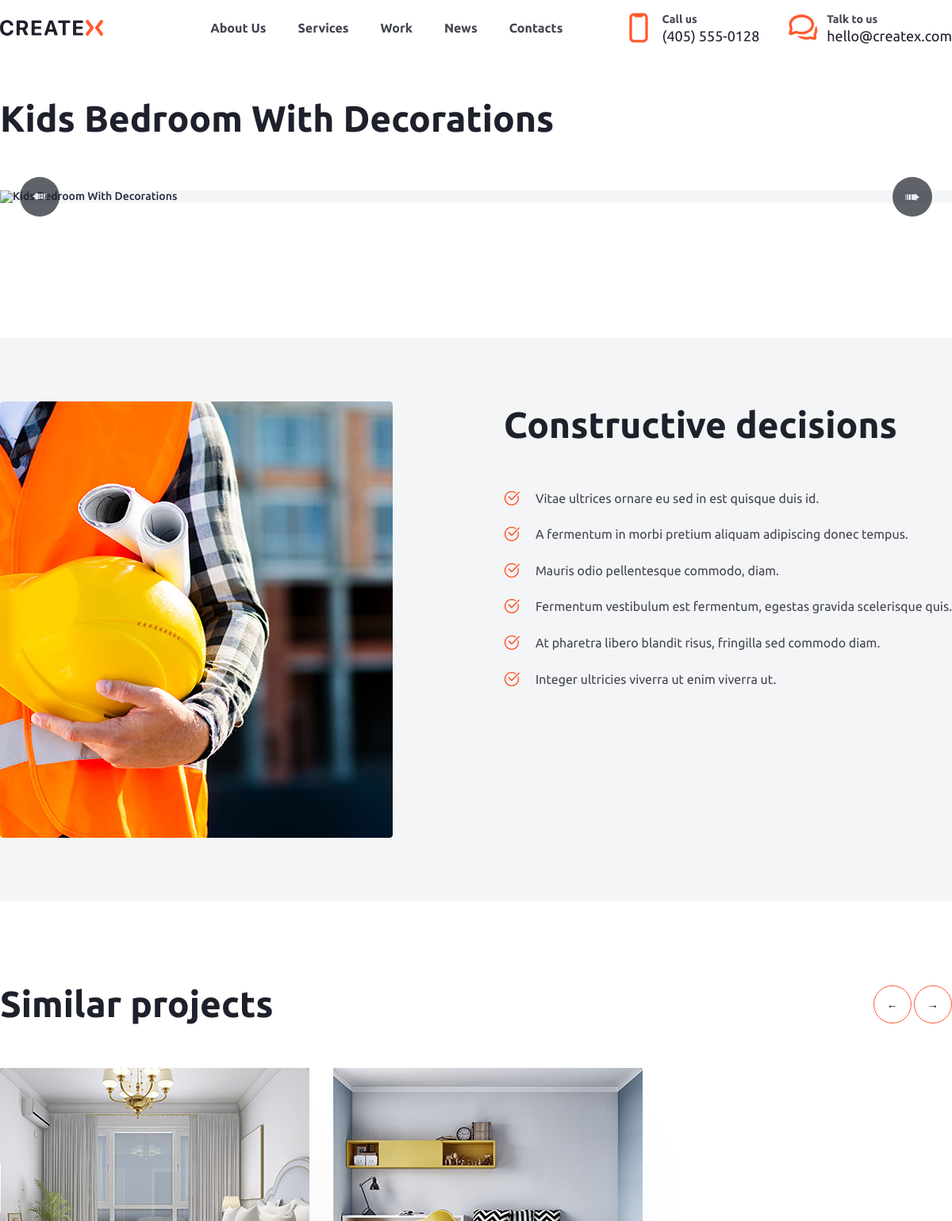
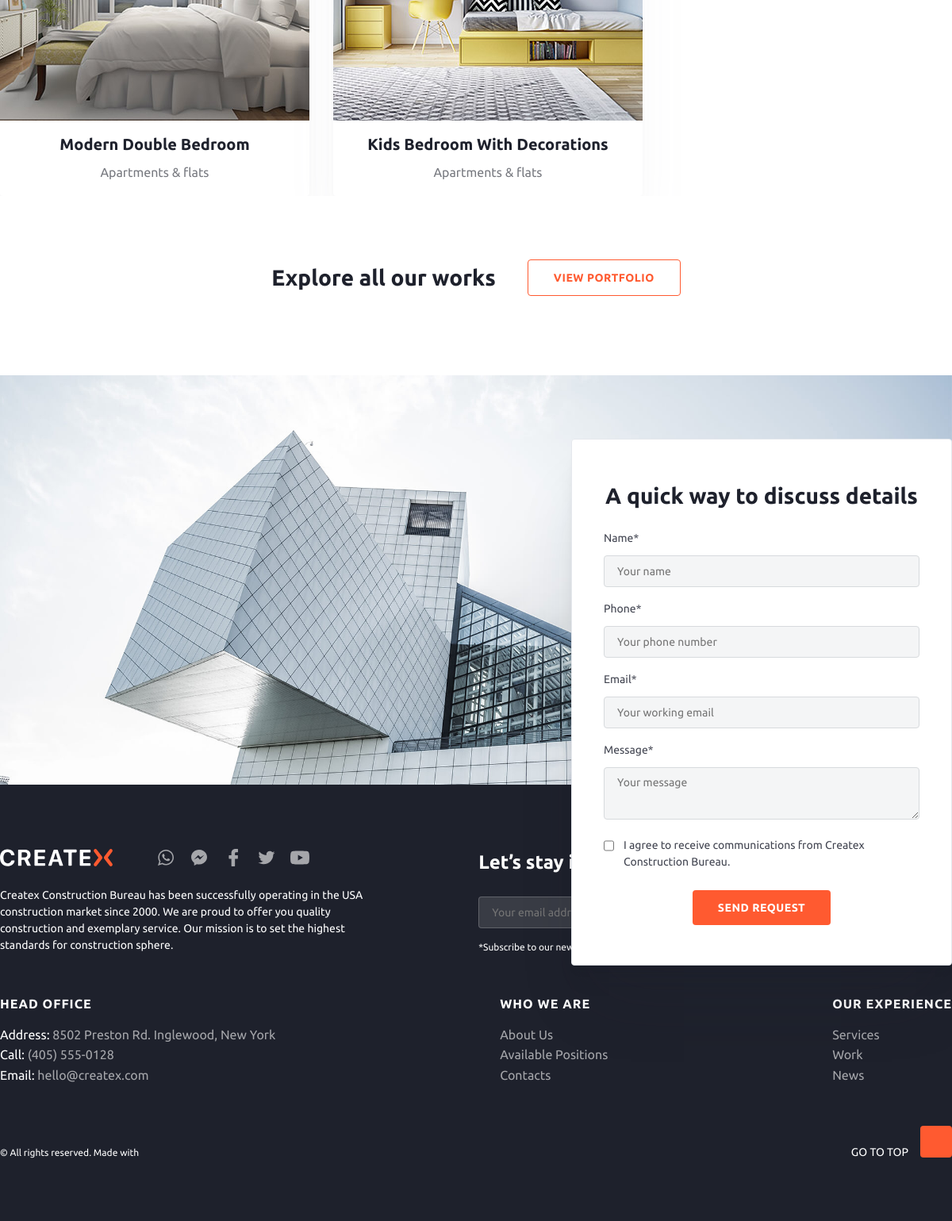
The page /work/kids-bedroom-with-decorations on the database its author committed (2 pictures, top to bottom).
### work/models.py (models this page shows, shortened)
class OurWork(models.Model):
    title = models.CharField(max_length=100, verbose_name='Заголовок проекта')
    slug = models.SlugField(max_length=125,unique=True, db_index=True, verbose_name='URL-проекта' )
    objectID = models.ForeignKey(ObjectsOfOurWork, on_delete=models.CASCADE, verbose_name='Объект проекта')
    img = models.ImageField(upload_to='work/%Y/%m/%d/', verbose_name='Главное фото проекта')
    workServicesID = models.ForeignKey(OurServices,on_delete=models.CASCADE, verbose_name='Вид услуги проекта')
    def __str__(self):
        return f'{self.title}'
    class Meta:
        verbose_name = "Выполненный проект"
        verbose_name_plural = "Выполненные проекты"

class ObjectsOfOurWork(models.Model):
    name = models.CharField(max_length=150, verbose_name='Объект работы')
    def __str__(self):
        return f'{self.name}'
    class Meta:
        verbose_name = "Объект проекта"
        verbose_name_plural = "Объекты проектов"

### work/views.py (the view)
# urls.py: path('<slug:slug>',WorkDetail.as_view(), name='workDetail'),#Страница - услуга детально
class WorkDetail(FormsMixin,DetailView):
    model = OurWork
    template_name = 'work/workDetailPage.html'
    context_object_name = 'work'
    slug_url_kwarg = 'slug'
    def get_context_data(self, **kwargs):
        context = super().get_context_data(**kwargs)
        c_def = self.get_user_context()
        context['title'] = context['object']
        context['first_slide'] = context['object'].photosliderwork_set.first()
        context['sliderForm'] = OurWork.objects.filter(objectID__name = context['object'].objectID)
        context['slider_name'] = 'Similar projects'
        context = dict(list(context.items()) + list(c_def.items()))
        return context

### createx/utils.py (called while the page is built)
    def get_user_context(self,**kwargs):
        context = kwargs
        context['AskFromUserForm'] = AskFromUserForm
        context['UserSubscribeForm'] = UserSubscribeForm
        context['DiscussForUserForm'] = DiscussForUserForm
        return context

### createx/templates/work/workDetailPage.html (shortened to what this page needs)
{% extends "base.html" %}
{% load createx_tag %}
{% load static %}
{% block content %}
<section class="work_slider_main_block">
	<div class="work_slider_block">
		<h2 class="h2_46">{{work.title}}</h2>
		<div class="big_photo_slider_block">
			<div class="sliderBtn">
				<button class="sliderBtnLeft">
					&#10144;
				</button>
				<button class="sliderBtnRight">
					&#10144;
				</button>
			</div>
			<img src="{{first_slide.imgWork.url}}" alt="{{work.title}}" class="slider_big_photo">
		</div>
	</div>
</section>
<section class="about_project_main_block">
</section>
<section class="constructive_decisions_block">
	<div class="constructive_decisions">
		<div class="constructive_ecisions_block_img">
			<img src="{% static 'img/work/image.jpg' %}" alt="Фото">
		</div>
		<div class="constructive_decisions_content">
			<h2 class="h2_46">Constructive decisions</h2>
			<ul class="constructive_decisions_list">
				<li class="constructive_decisions_item">Vitae ultrices ornare eu sed in est quisque duis id.</li>
				<li class="constructive_decisions_item">A fermentum in morbi pretium aliquam adipiscing donec tempus.</li>
				<li class="constructive_decisions_item">Mauris odio pellentesque commodo, diam.</li>
				<li class="constructive_decisions_item">Fermentum vestibulum est fermentum, egestas gravida scelerisque quis.</li>
				<li class="constructive_decisions_item">At pharetra libero blandit risus, fringilla sed commodo diam.</li>
				<li class="constructive_decisions_item">Integer ultricies viverra ut enim viverra ut.</li>
			</ul>
		</div>
	</div>
</section>
<section class="slider_links">
	{% include 'include/slider_form.html' %}
			<div class="block_links_to_page">
				<h3 class="h3_28">Explore all our works</h3>
				<a href="{% url 'work' %}">
					<button class="link_btn">View portfolio</button>
				</a>
			</div>
</section>
{% endblock content %}

### createx/templates/include/slider_form.html (shortened to what this page needs)
{% load static %}
<section class="main_slider_form_block">
	<div class="main_slider_form_header">
		<h2 class="h2_46 slider_h2_header">{{slider_name}}</h2>
		<div class="sliderBntRev">
			<button class="leftSliderRev">&#8592</button>
			<button class="rightSliderRev">&#8594</button>
		</div>
	</div>
	<div class="slider_form_content_relative">
		<div class="slider_form_content_absolute">
			{% for slider in sliderForm %}
				<div class="data_item">
					<div class="data_item_img_bg">
						<img src="{{slider.img.url}}" alt="{{work.title}}" class="data_item_img">
					</div>
					<h3 class="panel_h3_center_20">{{slider.title}}</h3>
					<p class="panel_p_center_16">{{slider.objectID}}</p>
					<div class="data_item_links">
					</div>
				</div>
			{% endfor %}
		</div>
	</div>
</section>

### createx/static/css/min_style.css (style rules this page uses)
* { padding: 0; margin: 0; border: 0; box-sizing: border-box; }
*,*:before,*:after { -moz-box-sizing: border-box; -webkit-box-sizing: border-box; box-sizing: border-box; }
html,body { height: 100%; width: 100%; font-size: 100%; line-height: 1; font-size: 14px; -ms-text-size-adjust: 100%; -moz-text-size-adjust: 100%; -webkit-text-size-adjust: 100%; font-family: Montserrat; font-weight: 500; color: rgba(37, 43, 66, 1); }
input,button,textarea { font-family:inherit; }
button { cursor: pointer; }
a, a:visited { text-decoration: none; }
ul { margin: 0; padding: 0; }
ul li { list-style: none;margin: 0;padding: 0; }
img { vertical-align: top; }
p { margin: 0; padding: 0; }
h1,h2,h3,h4,h5,h6 { font-size:inherit;font-weight: 400;margin: 0;padding: 0; }

### createx/static/css/statick_style.css (style rules this page uses)
.h2_46 { color: var(--gray-900, #1E212C); font-size: 46px; font-weight: 700; line-height: 130%; }
.panel_h3_center_20 { color: var(--gray-900, #1E212C); text-align: center; font-size: 20px; font-weight: 700; line-height: 150%; padding-bottom: 8px; }
.panel_p_center_16 { color: var(--gray-700, #787A80); text-align: center; font-size: 16px; font-weight: 400; line-height: 160%; }
.h3_28 { color: var(--gray-900, #1E212C); font-size: 28px; font-weight: 700; line-height: 150%; }
.link_btn { padding: 0px 32px; border-radius: 4px; border: 1px solid #FF5A30; background-color: #FFF; color: #FF5A30; text-align: center; font-family: Ubuntu; font-size: 14px; font-style: normal; font-weight: 700; line-height: 44px; letter-spacing: 0.5px; text-transform: uppercase; }
.block_links_to_page { max-width: 1230px; padding-top: 80px; margin: 0px auto; display: flex; justify-content: center; align-items: center; gap: 40px; flex-wrap: wrap; }

### rows shown on the page
OurWork: title "Kids Bedroom With Decorations", img (picture), objectID "Apartments & flats"
OurWork: img (picture), title "Modern Double Bedroom", objectID "Apartments & flats"

### other values the page prints
{{ slider_name }} "Similar projects"
